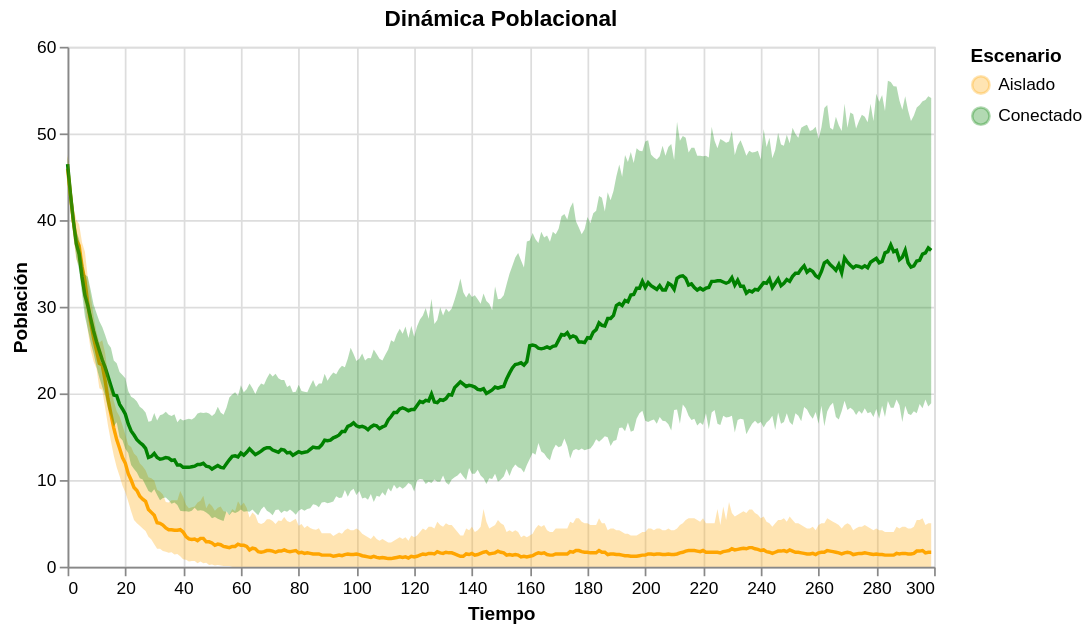

Vega-Lite specification for this chart:
### Vega-Lite specification from a JSON file in a GitHub repository (floating-point values rounded to 4 significant figures; data arrays with more than 128 entries replaced by an {"elided": "..."} marker saying what was removed)
{"config": {"view": {"continuousWidth": 300, "continuousHeight": 300}}, "layer": [{"mark": {"type": "line"}, "encoding": {"color": {"field": "Escenario", "scale": {"range": ["orange", "green"]}, "type": "nominal"}, "x": {"field": "Tiempo", "type": "quantitative"}, "y": {"aggregate": "mean", "field": "Población", "type": "quantitative"}}}, {"mark": {"type": "errorband", "extent": "ci"}, "encoding": {"color": {"field": "Escenario", "type": "nominal"}, "opacity": {"value": 0.3}, "x": {"field": "Tiempo", "type": "quantitative"}, "y": {"field": "Población", "type": "quantitative"}}}], "data": {"name": "data-04d1b06fcacf03b25e54fba04f513d26"}, "height": 300, "title": "Dinámica Poblacional", "width": 500, "$schema": "https://vega.github.io/schema/vega-lite/v6.1.0.json", "datasets": {"data-04d1b06fcacf03b25e54fba04f513d26": {"elided": "8860 records"}}}
